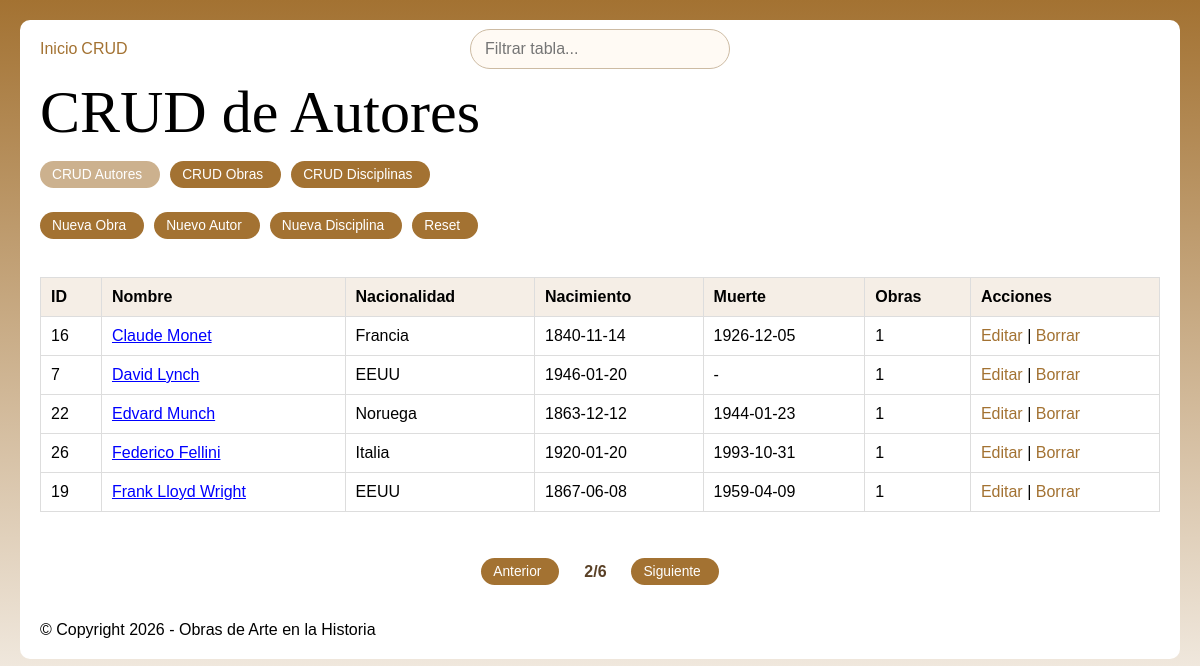
The page /crud/listado_crud_autores.php?pagina=2 on the database its author committed.
### tables this page shows
CREATE TABLE `creadores` (
  `id` int NOT NULL AUTO_INCREMENT,
  `nombre` varchar(255) NOT NULL,
  `nacionalidad` varchar(100) DEFAULT NULL,
  `fecha_nacimiento` date DEFAULT NULL,
  `fecha_muerte` date DEFAULT NULL,
  `imagen` varchar(255) DEFAULT NULL,
  PRIMARY KEY (`id`)
);

### crud/listado_crud_autores.php (the view, shortened to what this page needs)
<?php
require_once '../functions.php';
$filas_por_pagina = 5;
$pagina_actual = isset($_GET['pagina']) ? (int) $_GET['pagina'] : 1;
$offset = ($pagina_actual - 1) * $filas_por_pagina;
$sql = "
SELECT
    creadores.id,
    creadores.nombre,
    creadores.nacionalidad,
    creadores.fecha_nacimiento,
    creadores.fecha_muerte,
    COUNT(DISTINCT obras_creadores.obra_id) AS total_obras
FROM creadores
LEFT JOIN obras_creadores ON creadores.id = obras_creadores.creador_id
GROUP BY creadores.id, creadores.nombre, creadores.nacionalidad, creadores.fecha_nacimiento, creadores.fecha_muerte
ORDER BY creadores.nombre ASC
LIMIT $filas_por_pagina OFFSET $offset
";
$autores = consulta($sql);
?>
<h1>CRUD de Autores</h1>
<div class="crud-panel-tabs">
    <span class="btn btn-panel btn-panel-activo">CRUD Autores</span>
    <a class="btn btn-panel" href="listado_crud_obras.php">CRUD Obras</a>
    <a class="btn btn-panel" href="listado_crud_disciplinas.php">CRUD Disciplinas</a>
</div>
<div class="crud-acciones">
    <a class="btn" href="create_obra.php">Nueva Obra</a>
    <a class="btn" href="create_autor.php">Nuevo Autor</a>
    <a class="btn" href="create_disciplina.php">Nueva Disciplina</a>
    <a class="btn" href="reset.php">Reset</a>
</div>
<div class="tabla-scroll">
    <table class="tabla-crud">
        <thead>
            <tr>
                <th>ID</th>
                <th>Nombre</th>
                <th>Nacionalidad</th>
                <th>Nacimiento</th>
                <th>Muerte</th>
                <th>Obras</th>
                <th>Acciones</th>
            </tr>
        </thead>
        <tbody>
            <?php if (empty($autores)): ?>
                <tr>
                    <td colspan="7">No hay autores registrados.</td>
                </tr>
            <?php else: ?>
                <?php foreach ($autores as $autor): ?>
                    <tr>
                        <td><?= $autor['id'] ?></td>
                        <td><a class="enlace-autor" href="../infoAutor.php?id=<?= $autor['id'] ?>&volver=crud_autores"><?= $autor['nombre'] ?></a></td>
                        <td><?= $autor['nacionalidad'] ?: '-' ?></td>
                        <td><?= $autor['fecha_nacimiento'] ?: '-' ?></td>
                        <td><?= $autor['fecha_muerte'] ?: '-' ?></td>
                        <td><?= $autor['total_obras'] ?></td>
                        <td>
                            <a href="update_autor.php?id=<?= $autor['id'] ?>">Editar</a> |
                            <a href="delete_autor.php?id=<?= $autor['id'] ?>" onclick="return confirm('&iquest;Seguro que quieres borrar este autor?')">Borrar</a>
                        </td>
                    </tr>
                <?php endforeach; ?>
            <?php endif; ?>
        </tbody>
    </table>
</div>

### assets/css/style.css (style rules this page uses)
* { margin: 0; padding: 0; }
:root { --c1: var(--color-main); --cl: var(--color-light); --cd: var(--color-dark); --color-main: rgb(163, 114, 50); --color-secundary: rgb(173, 83, 50); --color-light: white; --color-dark: black; --ff: sans-serif; --ff2: monospace; --mxw: 1160px; }
*, *::before, *::after { box-sizing: border-box; }
html { font-family: sans-serif; padding: 20px; background: linear-gradient(var(--c1), var(--cl)); min-height: 100dvh; }
body { max-width: var(--mxw); margin: 0 auto; background: var(--cl); padding: 20px; border-radius: 10px; }
a { color: var(--c1); text-decoration: none; }
.enlace-autor { color: blue; text-decoration: underline; }
.tabla-scroll { overflow-x: auto; }
.tabla-crud { width: 100%; border-collapse: collapse; margin: 20px 0; }
.tabla-crud th, .tabla-crud td { border: 1px solid #ddd; padding: 10px; text-align: left; }
.tabla-crud th { background: #f5eee6; }
.crud-acciones { display: flex; gap: 10px; align-items: center; margin: 12px 0; }
.crud-panel-tabs { display: flex; gap: 10px; align-items: center; margin: 8px 0 2px; }
.btn-panel { background-color: #3f6b78; }
.btn-panel-activo { opacity: 0.55; cursor: default; pointer-events: none; }
.btn, input[type="submit"] { background-color: var(--c1); padding: 6px 18px 6px 12px; text-align: center; display: inline-block; font-size: 0.86em; color: white; border-radius: 20px; margin: 6px 0; border: none; cursor: pointer; outline: solid 0px var(--c1); transition: .4s; }
*:not(a):not(input):not(button) { cursor: default; }
h1, h2, h3, h4, h5, h6 { font-family: "Libre Baskerville", serif !important; font-optical-sizing: auto; font-weight: 400; font-style: normal; }
h1 { font-size: clamp(2rem, 5vw, 6rem); }
h1, h2, h3, img, h1:nth-child(2n) { animation: reveal linear both; animation-timeline: view(); animation-range: entry 10% cover 35%; }

### rows shown on the page
creadores: id "16", nombre "Claude Monet", nacionalidad "Francia", fecha_nacimiento "1840-11-14", fecha_muerte "1926-12-05", total_obras "1"
creadores: id "7", nombre "David Lynch", nacionalidad "EEUU", fecha_nacimiento "1946-01-20", fecha_muerte "-", total_obras "1"
creadores: id "22", nombre "Edvard Munch", nacionalidad "Noruega", fecha_nacimiento "1863-12-12", fecha_muerte "1944-01-23", total_obras "1"
creadores: id "26", nombre "Federico Fellini", nacionalidad "Italia", fecha_nacimiento "1920-01-20", fecha_muerte "1993-10-31", total_obras "1"
creadores: id "19", nombre "Frank Lloyd Wright", nacionalidad "EEUU", fecha_nacimiento "1867-06-08", fecha_muerte "1959-04-09", total_obras "1"

### other values the page prints
$pagina_actual "2"
$total_paginas "6"
TITLE "Obras de Arte en la Historia"
